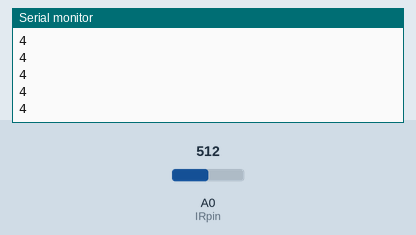
Recording of a sketch running on a simulated Arduino Uno, built with avr-gcc and run on an emulated ATmega328P. On the bench: the last lines printed to the serial monitor. The inputs (shaded band) are chosen by the test bench; at power-on: A0 (IRpin) = 512.

Above: at 1.2 s.
1.3 s: A0 (IRpin) set to 716
At 1.31 s:
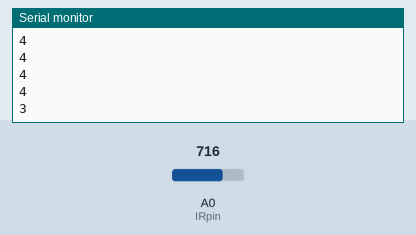
2.8 s: A0 (IRpin) set to 900
At 2.81 s:
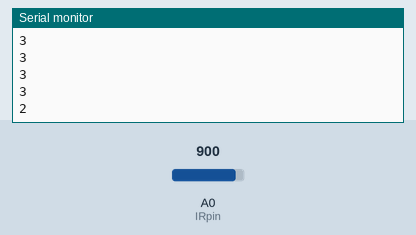
Timing chart, 0 to 5.8 s (numbered marks = the images above; inputs shaded):
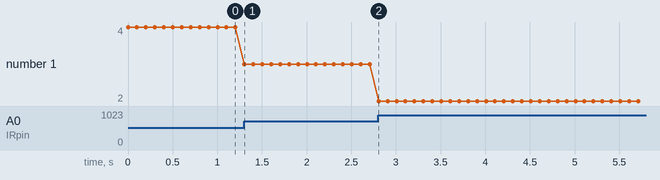

Measured:
- after the input at 1.3 s, the serial monitor: prints a new line at once (image 1)
- after the input at 2.8 s, the serial monitor: prints a new line at once (image 2)
- plotted number 1: 4 → 3 after the input at 1.3 s, 3 → 2 after the input at 2.8 s

The sketch:

sketch_apr15a.ino
```cpp
int IRpin = A0;
void setup()
{
Serial.begin(9600);
}

void loop()
{
int volts = analogRead(IRpin);
int distance =(2914/(volts + 5)-1);
Serial.println(distance);
delay(100);
}
```
